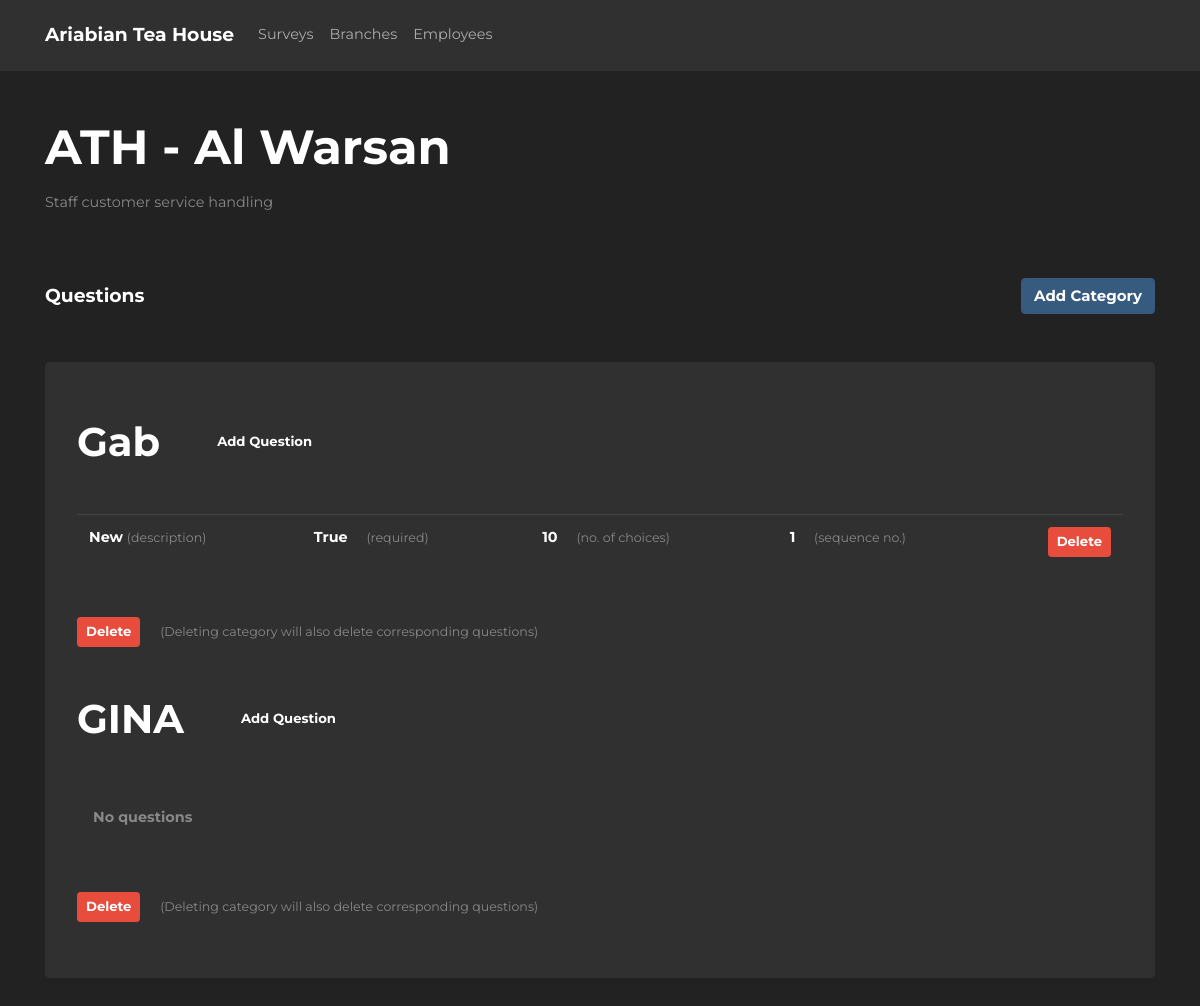
The app's page /surveys/2 with its own data.
### athsurveyapp/models/models.py (models this page shows, shortened)
class Survey(db.Model):
    __tablename__ = "survey"
    id = db.Column(db.Integer, primary_key=True)
    name = db.Column(db.String(255), nullable=False)
    description = db.Column(db.String(64), nullable=False)
    date_created = db.Column(db.DateTime(timezone=True), server_default=func.now())
    last_updated = db.Column(db.DateTime(timezone=True), onupdate=func.now())
    question_types = db.relationship("QuestionType", backref="survey")

class QuestionType(db.Model):
    __tablename__ = "question_type"
    id = db.Column(db.Integer, primary_key=True)
    description = db.Column(db.String(64), nullable=False)
    date_created = db.Column(db.DateTime(timezone=True), server_default=func.now())
    last_updated = db.Column(db.DateTime(timezone=True), onupdate=func.now())
    survey_id = db.Column(db.Integer, db.ForeignKey("survey.id"), nullable=False)
    questions = db.relationship(
        "Question", backref="question_type", cascade="all, delete-orphan"
    )

class Question(db.Model):
    __tablename__ = "question"
    id = db.Column(db.Integer, primary_key=True)
    description = db.Column(db.String(64), nullable=False)
    is_required = db.Column(db.Boolean, nullable=False, default=False)
    sequence = db.Column(db.Integer, nullable=False)
    question_type_id = db.Column(
        db.Integer, db.ForeignKey("question_type.id"), nullable=False
    )
    choice_id = db.Column(db.Integer, db.ForeignKey("choice.id"), nullable=False)
    date_created = db.Column(db.DateTime(timezone=True), server_default=func.now())
    last_updated = db.Column(db.DateTime(timezone=True), onupdate=func.now())

class Choice(db.Model):
    __tablename__ = "choice"
    id = db.Column(db.Integer, primary_key=True)
    description = db.Column(db.String(64), nullable=False)
    value = db.Column(db.Integer)
    questions = db.relationship("Question", backref="choice")
    date_created = db.Column(db.DateTime(timezone=True), server_default=func.now())
    last_updated = db.Column(db.DateTime(timezone=True), onupdate=func.now())

### athsurveyapp/blueprints/survey/views.py (the view)
@survey_page.route("/<id>")
def survey_details(id):
    qt_form = QuestionTypeForm()
    question_form = QuestionForm()
    survey = Survey.query.get(id)
    print(survey)
    return render_template(
        "survey_details.html",
        survey=survey,
        qt_form=qt_form,
        question_form=question_form,
    )

### athsurveyapp/blueprints/survey/templates/survey_details.html (shortened to what this page needs)
{% extends 'layouts/base.html' %} {% block title %}ATH - Survey{% endblock %}  {%
block body %}
<div class="container">
  <div class="row justify-content-center align-items-center">
    <div class="col-12" data-surveyid="{{ survey.id }}">
      <h1 class="m-0 font-weight-bold">{{ survey.name }}</h1>
      <p class="text-muted mt-3">{{ survey.description }}</p>
    </div>
  </div>
  <div class="row mt-5 align-items-center">
    <div class="col-6">
      <h5 class="font-weight-bold m-0">Questions</h5>
    </div>
    <div class="col-6">
      <button
        type="button"
        class="btn btn-primary float-right font-weight-bold"
        data-toggle="modal"
        data-target="#categoryFormModal"
      >
        Add Category
      </button>
    </div>
  </div>
  <div class="row mt-5">
    <div class="col-12">
      <div class="jumbotron py-2">
        {% if not survey.question_types %}
        <p>No survery</p>
        {% else %} {% for question_type in survey.question_types %}
        <div data-categoryid="{{question_type.id}}" class="mb-5">
          <div class="d-flex">
            <h2 class="font-weight-bold my-5 mr-5 survey-category">
              {{question_type.description}}
            </h2>
            <button
              class="
                btn btn-dark btn-sm
                my-auto
                font-weight-bold
                add-question-btn
              "
              data-toggle="modal"
              data-target="#questionFormModal"
            >
              Add Question
            </button>
          </div>
          {% if question_type.questions %}
          <table class="table table-hover">
            <tbody>
              {% for question in question_type.questions %}
              <tr>
                <td>
                  <span class="font-weight-bold"
                    >{{ question.description }}</span
                  >
                  <span class="text-muted small">(description)</span>
                </td>
                <td>
                  <span class="font-weight-bold col-4"
                    >{{question.is_required}}</span
                  >
                  <span class="text-muted small">(required)</span>
                </td>
                <td>
                  <span class="font-weight-bold col-4"
                    >{{question.choice.value}}</span
                  >
                  <span class="text-muted small">(no. of choices)</span>
                </td>
                <td>
                  <span class="font-weight-bold col-4"
                    >{{question.sequence}}</span
                  >
                  <span class="text-muted small">(sequence no.)</span>
                </td>
                <td>
                  <button
                    class="btn btn-danger btn-sm font-weight-bold float-right"
                  >
                    Delete
                  </button>
                </td>
              </tr>
              {% endfor %}
            </tbody>
          </table>
          {% else %}
          <div class="row p-3">
            <div class="col-4">
              <span class="font-weight-bold text-muted">No questions</span>
            </div>
          </div>
          {% endif %}
          <div class="mt-5">
            <button
              class="
                btn btn-danger btn-sm
                font-weight-bold
                delete-category-form-modal-btn
              "
              data-toggle="modal"
              data-target="#deleteCategoryFormModal"
            >
              Delete
            </button>
            <span class="small text-muted ml-3"
              >(Deleting category will also delete corresponding
              questions)</span
            >
          </div>
          {% endfor %} {% endif %}
        </div>
      </div>
    </div>
  </div>
</div>
{% endblock %}

### athsurveyapp/static/styles/main.css (style rules this page uses)
html { position: relative; min-height: 100%; }
body { font-family: "Montserrat", sans-serif; font-size: 0.9rem; }

### records on screen
Survey: name "ATH - Al Warsan", description "Staff customer service handling"
QuestionType: description "Gab"
Question: description "New", is_required "True", choice.value "10", sequence "1"
QuestionType: description "GINA", shows "No questions"
